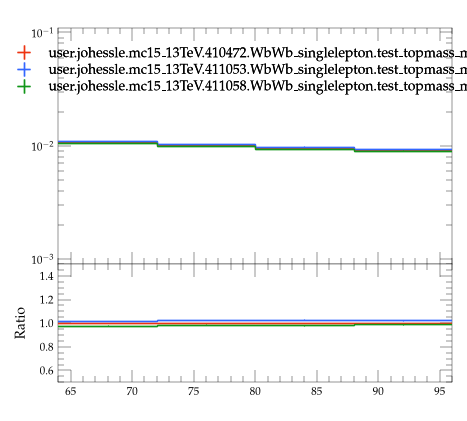

Write the Python code that produced this figure.
#! /usr/bin/env python3

# This Python script was auto-generated using YODA v2.1.2.
# Analysis object: /WbWb_singlelepton/m_whad
# Timestamp: 07-08-2026 (09:26:45)

import matplotlib as mpl
import matplotlib.pyplot as plt
mpl.use('Agg') # comment out for interactive use
import os
import numpy as np
from numpy import nan, inf

plotDir = os.path.split(os.path.realpath(__file__))[0]
if 'YODA_USER_PLOT_PATH' in globals():
    plot_outdir = globals()['YODA_USER_PLOT_PATH']
else:
    plot_outdir = plotDir

#plot style
plt.style.use(os.path.join(plotDir, '../default.mplstyle'))
# plot metadata
figW, figH = plt.rcParams['figure.figsize']
ax_xLabel = ''
ax_yLabel = ''
ax_title  = ''
ax_xScale = 'linear'
ax_yScale = 'log'
xLims = (64.0, 96.0)
yLims = (0.0009000000000000001, 0.11000000000000001)

# TeX-friendly labels for the legend
labels = {
  'legend' : ([ r"user.johessle.mc15\_13TeV.410472.WbWb\_singlelepton.test\_topmass\_mppui", r"user.johessle.mc15\_13TeV.411053.WbWb\_singlelepton.test\_topmass\_mppui", r"user.johessle.mc15\_13TeV.411058.WbWb\_singlelepton.test\_topmass\_mppui" ], r""),
}

# Adjust canvas width and height
canvasW = 10.0
canvasH = 9.0
figW *= canvasW/10.
figH *= canvasH/9.

# Create figure and axis objects
fig, (ax, ratio0_ax) = plt.subplots(2, 1, sharex=True,
                  figsize=(figW,figH), gridspec_kw={'height_ratios': (6.0, 3.0)})

# Set figure margins
plt.subplots_adjust(
    left   = 1.0 * plt.rcParams['figure.subplot.left'],
    right  = 1.0 * plt.rcParams['figure.subplot.right'],
    top    = 1.0 * plt.rcParams['figure.subplot.top'],
    bottom = 1.0 * plt.rcParams['figure.subplot.bottom'])

ratio0_ax.yaxis.set_major_locator(mpl.ticker.MultipleLocator(0.2))
ratio0_ax.set_ylim(0.5, 1.4999)
ratio0_ax.set_ylabel('Ratio')

# the numerical data is stored in a separate file
dataf = dict()
prefix = os.path.split(__file__)[0]
if prefix:    prefix = prefix + '/'
exec(open(prefix+'m_whad__data.py').read(), dataf)


legend_handles = dict() # keep track of handles for the legend

# style options for curves
# starts at zorder>=5 to draw curve on top of legend
styles = {
  'user.johessle.mc15_13TeV.410472.WbWb_singlelepton.test_topmass_mppui.yoda': {
    'color' : '#EE3311',
    'linestyle' : '-',
    'lineopacity' : 1.0,
    'linewidth' : 1,
    'marker' : 'none',
    'markersize' : 2,
    'capsize' : 0.0,
    'zorder' : 5,
    'histstyle' : 1,
    'drawstyle' : 'steps-pre',
    'xerrorbars' : 1,
    'yerrorbars' : 1,
    'fillcolor' : None,
    'fillopacity' : 1.0,
    'ratio0_linestyle' : '-',
    'ratio0_lineopacity' : 1.0,
    'ratio0_linewidth' : 1,
    'ratio0_marker' : 'none',
    'ratio0_markersize' : 2,
    'ratio0_capsize' : 0.0,
    'ratio0_zorder' : 5,
    'ratio0_histstyle' : 1,
    'ratio0_drawstyle' : 'steps-pre',
    'ratio0_xerrorbars' : 1,
    'ratio0_yerrorbars' : 1,
  },
  'user.johessle.mc15_13TeV.411053.WbWb_singlelepton.test_topmass_mppui.yoda': {
    'color' : '#3366FF',
    'linestyle' : '-',
    'lineopacity' : 1.0,
    'linewidth' : 1,
    'marker' : 'none',
    'markersize' : 2,
    'capsize' : 0.0,
    'zorder' : 6,
    'histstyle' : 1,
    'drawstyle' : 'steps-pre',
    'xerrorbars' : 1,
    'yerrorbars' : 1,
    'fillcolor' : None,
    'fillopacity' : 1.0,
    'ratio0_linestyle' : '-',
    'ratio0_lineopacity' : 1.0,
    'ratio0_linewidth' : 1,
    'ratio0_marker' : 'none',
    'ratio0_markersize' : 2,
    'ratio0_capsize' : 0.0,
    'ratio0_zorder' : 6,
    'ratio0_histstyle' : 1,
    'ratio0_drawstyle' : 'steps-pre',
    'ratio0_xerrorbars' : 1,
    'ratio0_yerrorbars' : 1,
  },
  'user.johessle.mc15_13TeV.411058.WbWb_singlelepton.test_topmass_mppui.yoda': {
    'color' : '#109618',
    'linestyle' : '-',
    'lineopacity' : 1.0,
    'linewidth' : 1,
    'marker' : 'none',
    'markersize' : 2,
    'capsize' : 0.0,
    'zorder' : 7,
    'histstyle' : 1,
    'drawstyle' : 'steps-pre',
    'xerrorbars' : 1,
    'yerrorbars' : 1,
    'fillcolor' : None,
    'fillopacity' : 1.0,
    'ratio0_linestyle' : '-',
    'ratio0_lineopacity' : 1.0,
    'ratio0_linewidth' : 1,
    'ratio0_marker' : 'none',
    'ratio0_markersize' : 2,
    'ratio0_capsize' : 0.0,
    'ratio0_zorder' : 7,
    'ratio0_histstyle' : 1,
    'ratio0_drawstyle' : 'steps-pre',
    'ratio0_xerrorbars' : 1,
    'ratio0_yerrorbars' : 1,
  },
}

# curve from input yoda files in main panel
for label, yvals in dataf['yvals'].items():
    if all(np.isnan(v) for v in dataf['yvals'][label]):
        continue
    tmp = None
    if styles[label]['histstyle']: # draw as histogram
        xpos = dataf['xedges'][label] if styles[label]['drawstyle'] else dataf['xpoints'][label]
        ypos = np.insert(yvals, 0, yvals[0]) if styles[label]['drawstyle'] else yvals
        if styles[label]['fillcolor']: # fill area below curve
            ax.fill_between(xpos, ypos, step='pre',
                            color=styles[label]['fillcolor'],
                            alpha=styles[label]['fillopacity'])
        tmp, = ax.plot(xpos, ypos,
                       color=styles[label]['color'],
                       linestyle=styles[label]['linestyle'],
                       alpha=styles[label]['lineopacity'],
                       linewidth=styles[label]['linewidth'],
                       drawstyle=styles[label]['drawstyle'], solid_joinstyle='miter',
                       zorder=styles[label]['zorder'], label=label)
    tmp = ax.errorbar(dataf['xpoints'][label], yvals,
                      xerr=np.array(dataf['xerrs'][label])*styles[label]['xerrorbars'],
                      yerr=np.array(dataf['yerrs'][label])*styles[label]['yerrorbars'],
                      fmt=styles[label]['marker'], capsize=styles[label]['capsize'],
                      alpha=styles[label]['lineopacity'],
                      markersize=styles[label]['markersize'],
                      ecolor=styles[label]['color'],
                      color=styles[label]['color'], zorder=styles[label]['zorder'])
    tmp[-1][0].set_linestyle(styles[label]['linestyle'])
    tmp[-1][0].set_linewidth(styles[label]['linewidth'])
    if label in dataf['add_legend_handle']:  legend_handles[label] = tmp
    for varLabel in dataf['variation_yvals'].keys():
        if varLabel.startswith(label):
            tmp, = ax.plot(dataf['xedges'][label], dataf['variation_yvals'][varLabel],
                           color=styles[label]['color'],
                           linestyle=styles[label]['linestyle'],
                           linewidth=styles[label]['linewidth'],
                           drawstyle='steps-pre', solid_joinstyle='miter',
                           zorder=styles[label]['zorder'], alpha=0.5)


# plots on ratio panel
# curve from input yoda files in ratio panel
for label, yvals in dataf['ratio0_yvals'].items():
    if all(np.isnan(v) for v in yvals):
        continue
    if styles[label]['ratio0_histstyle']: # plot as histogram
        xpos = dataf['xedges']['user.johessle.mc15_13TeV.410472.WbWb_singlelepton.test_topmass_mppui.yoda'] if styles[label]['ratio0_drawstyle'] else dataf['xpoints']['user.johessle.mc15_13TeV.410472.WbWb_singlelepton.test_topmass_mppui.yoda']
        ypos = np.insert(yvals, 0, yvals[0]) if styles[label]['ratio0_drawstyle'] else yvals
        ratio0_ax.plot(xpos, ypos,
                       color=styles[label]['color'],
                       linewidth=styles[label]['linewidth'],
                       linestyle=styles[label]['ratio0_linestyle'],
                       alpha=styles[label]['ratio0_lineopacity'],
                       drawstyle=styles[label]['ratio0_drawstyle'], zorder=styles[label]['zorder'],
                       solid_joinstyle='miter')
    tmp = ratio0_ax.errorbar(dataf['xpoints']['user.johessle.mc15_13TeV.410472.WbWb_singlelepton.test_topmass_mppui.yoda'], yvals,
                             xerr=np.array(dataf['ref_xerrs'])*styles[label]['ratio0_xerrorbars'],
                             yerr=np.array(dataf['ratio0_yerrs'][label])*styles[label]['ratio0_yerrorbars'],
                             fmt=styles[label]['ratio0_marker'], capsize=styles[label]['ratio0_capsize'],
                             alpha=styles[label]['ratio0_lineopacity'],
                             markersize=styles[label]['ratio0_markersize'],
                             ecolor=styles[label]['color'],
                             color=styles[label]['color'])
    tmp[-1][0].set_linestyle(styles[label]['ratio0_linestyle'])
    tmp[-1][0].set_linewidth(styles[label]['ratio0_linewidth'])

    for varlabel in dataf['ratio0_variation_vals'].keys():
        if varlabel.startswith(label):
            ratio0_ax.plot(dataf['xedges']['user.johessle.mc15_13TeV.410472.WbWb_singlelepton.test_topmass_mppui.yoda'],
                            dataf['ratio0_variation_vals'][varlabel],
                            color=styles[label]['color'],
                            linestyle=styles[label]['linestyle'],
                            linewidth=styles[label]['linewidth'],
                            drawstyle='steps-pre', solid_joinstyle='miter',
                            zorder=1, alpha=0.5)

legend_items = list(legend_handles.values())
ax.add_artist(ax.legend(legend_items,
                        labels['legend'][0],
                        title=labels['legend'][1],
                        alignment='left',
                        loc='upper center',
                        bbox_to_anchor=(0.5, 0.97)))

# set plot metadata as defined above
ratio0_ax.set_xlabel(ax_xLabel)
ratio0_ax.xaxis.set_label_coords(1., -0.15)
ax.set_ylabel(ax_yLabel, ha='right', va='top')
ax.yaxis.set_label_coords(-0.11, 1.0)
ax.set_title(ax_title, loc='left')
ax.set_xscale(ax_xScale)
ax.set_yscale(ax_yScale)
ratio0_ax.set_yscale('linear')
ax.set_xlim(xLims)
ax.set_ylim(yLims)

# tick formatting
plt.rcParams['xtick.top'] = True
plt.rcParams['ytick.right'] = True
ax.yaxis.set_major_locator(mpl.ticker.LogLocator(base=10.0, numticks=np.inf))
ax.yaxis.set_minor_locator(mpl.ticker.LogLocator(
                           base=10.0, subs=np.arange(0.1, 1, 0.1), numticks=np.inf))
fig.align_ylabels((ax, ratio0_ax))
plt.savefig(os.path.join(plot_outdir, 'm_whad.pdf'), format='PDF')
plt.savefig(os.path.join(plot_outdir, 'm_whad.png'), format='PNG')

plt.close(fig)
